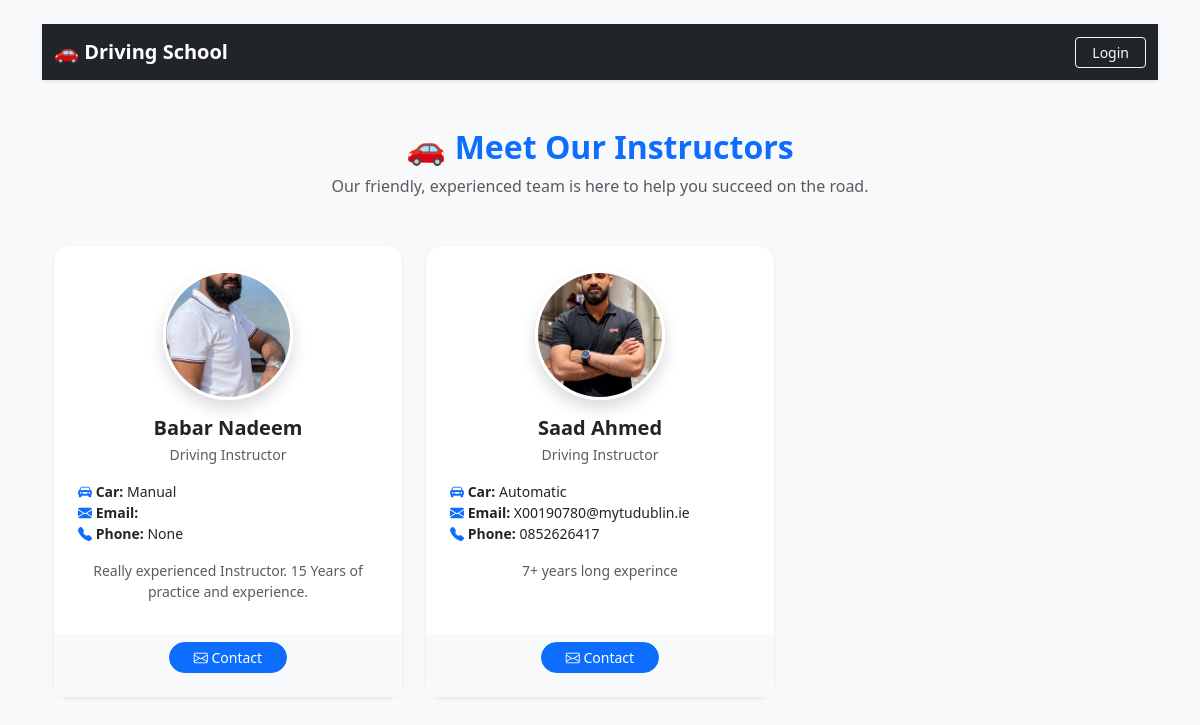
The page /dashboard/instructors/ on the database its author committed.
### accounts/models.py (models this page shows, shortened)
class InstructorProfile(models.Model):
    user = models.OneToOneField(CustomUser, on_delete=models.CASCADE)
    bio = models.TextField(blank=True)
    car_type = models.CharField(max_length=100, blank=True)
    profile_picture = models.ImageField(upload_to="instructors/", blank=True, null=True)

class CustomUser(AbstractUser):
    ROLE_CHOICES = [
        ('student', 'Student'),
        ('instructor', 'Instructor'),
        ('admin', 'Admin'),
    ]
    role = models.CharField(max_length=20, choices=ROLE_CHOICES)
    phone_number = models.CharField(max_length=20, blank=True, null=True)
    profile_picture = models.ImageField(upload_to="instructors/", blank=True, null=True)
    def get_full_name(self):
        return f"{self.first_name} {self.last_name}".strip()

### dashboard/views.py (the view)
# urls.py: path('instructors/', views.meet_instructors, name='meet_instructors'),
def meet_instructors(request):
    instructors_qs = CustomUser.objects.filter(role='instructor').order_by('first_name', 'last_name')
    cards = []
    for u in instructors_qs:
        profile = getattr(u, 'instructorprofile', None)  # None if profile doesn’t exist
        cards.append({
            'id': u.id,
            'name': u.get_full_name() or u.username,
            'email': u.email,
            'phone': u.phone_number,
            'bio': (profile.bio if profile and profile.bio else "No bio available."),
            'car_type': (profile.car_type if profile and profile.car_type else "N/A"),
            'profile_picture': (
                profile.profile_picture.url if profile and profile.profile_picture
                else(u.profile_picture.url if u.profile_picture else None)
            )
        })
    return render(request, 'dashboard/meet_instructors.html', {
        'instructors': cards
    })

### templates/dashboard/meet_instructors.html (shortened to what this page needs)
{% extends 'base.html' %}
{% block content %}
{% include 'dashboard/navbar.html' %}
<div class="container mt-5">
  <div class="text-center mb-5">
    <h2 class="fw-bold text-primary">🚗 Meet Our Instructors</h2>
    <p class="text-muted">Our friendly, experienced team is here to help you succeed on the road.</p>
  </div>
  <div class="row g-4">
    {% for instructor in instructors %}
    <div class="col-md-4">
      <div class="card instructor-card border-0 shadow-sm rounded-4 h-100">
        <div class="text-center mt-4">
          {% if instructor.profile_picture %}
            <img src="{{ instructor.profile_picture }}"
                 class="rounded-circle border border-3 border-white shadow"
                 style="width: 130px; height: 130px; object-fit: cover;"
                 alt="{{ instructor.name }}">
          {% else %}
            <img src="https://via.placeholder.com/130?text=Instructor"
                 class="rounded-circle border border-3 border-white shadow"
                 style="width: 130px; height: 130px; object-fit: cover;"
                 alt="Default Instructor">
          {% endif %}
        </div>
        <div class="card-body text-center px-4">
          <h5 class="fw-bold text-dark mb-1">{{ instructor.name }}</h5>
          <small class="text-muted d-block mb-3">Driving Instructor</small>
          <ul class="list-unstyled small text-start mb-3">
            <li><i class="bi bi-car-front-fill text-primary"></i> <strong>Car:</strong> {{ instructor.car_type }}</li>
            <li><i class="bi bi-envelope-fill text-primary"></i> <strong>Email:</strong> {{ instructor.email }}</li>
            <li><i class="bi bi-telephone-fill text-primary"></i> <strong>Phone:</strong> {{ instructor.phone }}</li>
          </ul>
          <p class="text-muted small">{{ instructor.bio }}</p>
        </div>
        <div class="card-footer bg-light text-center border-0 pb-4">
          <button class="btn btn-sm btn-primary rounded-pill px-4"
                  data-bs-toggle="modal"
                  data-bs-target="#contactModal"
                  data-instructor-id="{{ instructor.id }}"
                  data-instructor-name="{{ instructor.name }}"
                  data-instructor-email="{{ instructor.email }}">
            <i class="bi bi-envelope"></i> Contact
          </button>
        </div>
      </div>
    </div>
    {% empty %}
    <div class="col-12">
      <div class="alert alert-info text-center shadow-sm rounded-3">
        No instructors found.
      </div>
    </div>
    {% endfor %}
  </div>
</div>
<link href="https://cdn.jsdelivr.net/npm/bootstrap-icons@1.11.1/font/bootstrap-icons.css" rel="stylesheet">
{% endblock %}

### templates/dashboard/meet_instructors.html (style rules this page uses)
.instructor-card { transition: transform 0.25s ease, box-shadow 0.25s ease; }

### rows shown on the page
InstructorProfile: car_type "Manual", bio "Really experienced Instructor. 15 Years of practice and experience."
InstructorProfile: car_type "Automatic", bio "7+ years long experince"
CustomUser: email "X00190780@mytudublin.ie", phone "0852626417"

### other values the page prints
{{ instructor.name }} "Babar Nadeem" "Saad Ahmed"
{{ instructor.phone }} "None"
